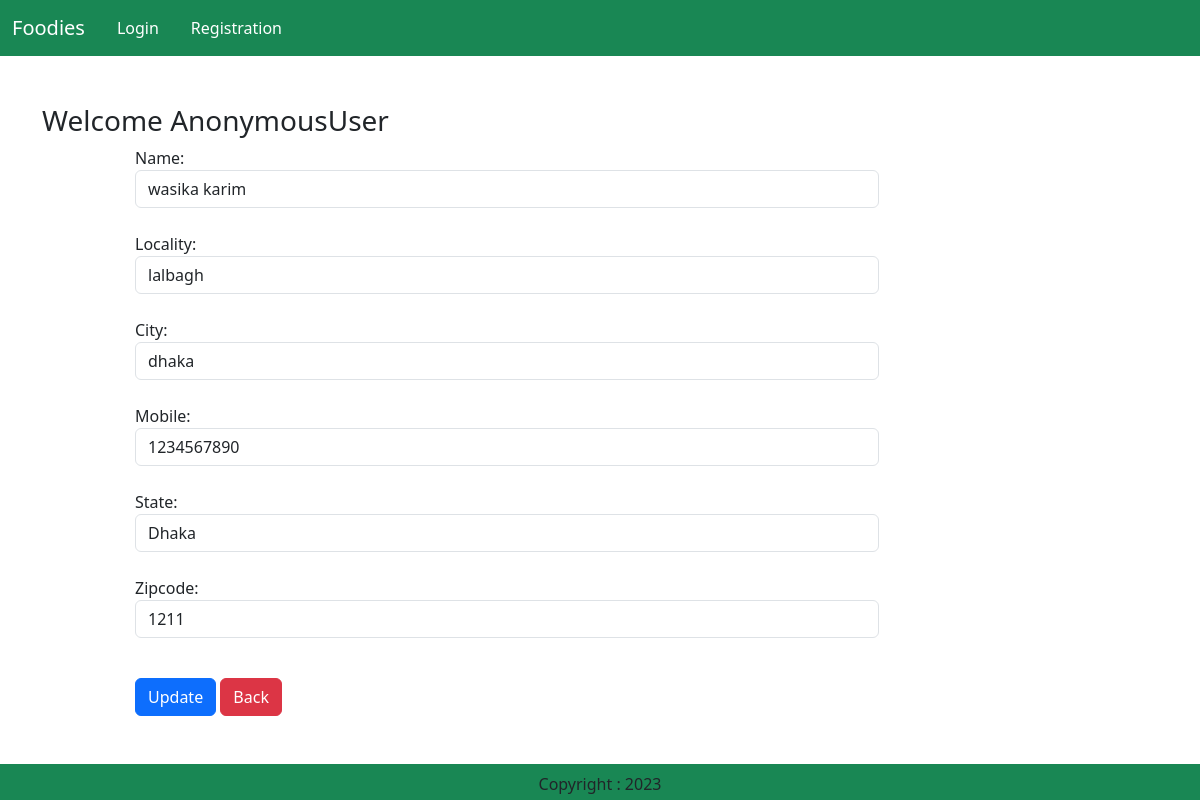
Screenshot of /updateAddress/1 with the database file from the repository.
### foods/models.py (models this page shows, shortened)
class Customer(models.Model):
    user = models.ForeignKey(User,on_delete=models.CASCADE)
    name = models.CharField(max_length=200)
    locality = models.CharField(max_length=200)
    city = models.CharField(max_length=50)
    mobile = models.IntegerField(default=0)
    zipcode = models.IntegerField()
    state = models.CharField(choices=STATE_CHOICES,max_length=100)

### foods/views.py (the view, shortened to what this page needs)
# urls.py: path("updateAddress/<int:pk>", views.updateAddress.as_view(),name="updateAddress"),
class updateAddress(View):
    def get(self,request,pk):
        add = Customer.objects.get(pk=pk)
        form = CustomerProfileForm(instance=add)
        return render(request, 'foods/updateAddress.html',locals())

### foods/froms.py
class CustomerProfileForm(forms.ModelForm):
    class Meta:
        model = Customer
        fields=['name','locality','city','mobile','state','zipcode']
        widgets={
            'name':forms.TextInput(attrs={'class':'form-control'}),
            'locality':forms.TextInput(attrs={'class':'form-control'}),
            'city':forms.TextInput(attrs={'class':'form-control'}),
            'mobile':forms.NumberInput(attrs={'class':'form-control'}),
            'state':forms.Select(attrs={'class':'form-control'}),
            'zipcode':forms.NumberInput(attrs={'class':'form-control'}),
        }

### foods/templates/foods/updateAddress.html (shortened to what this page needs)
{% extends 'foods/base.html' %}
{% load static %}
{% block main-content %}
<div class="container my-5">
    <div class="row">
        <h3>Welcome <span class="text-capitalize">{{request.user}}</span></h3>
    </div>
    <div class="col-sm-8 offset-sm-1">
        <form action="" method="post">
            {% for fm in form %}
                {{fm.label_tag}} {{fm}} <small class="text-danger">{{fm.error|striptags}}</small>
                <br>
            {% endfor %}
            <div class="col-12 mt-3">
				<button type="submit" class="btn btn-primary">Update</button>
                <a href="{% url 'address' %}" type='button' class='btn btn-danger'>Back</a>
			</div>
        </form>
    </div>
</div>
{% endblock main-content %}

### rows the page displays
Customer: form "wasika karim" "lalbagh" "dhaka" "1234567890" "Dhaka" "1211"

### other values shown
{{ request.user }} "AnonymousUser"
{{ fm.label_tag }} "Name:" "Locality:" "City:" "Mobile:" "State:" "Zipcode:"
